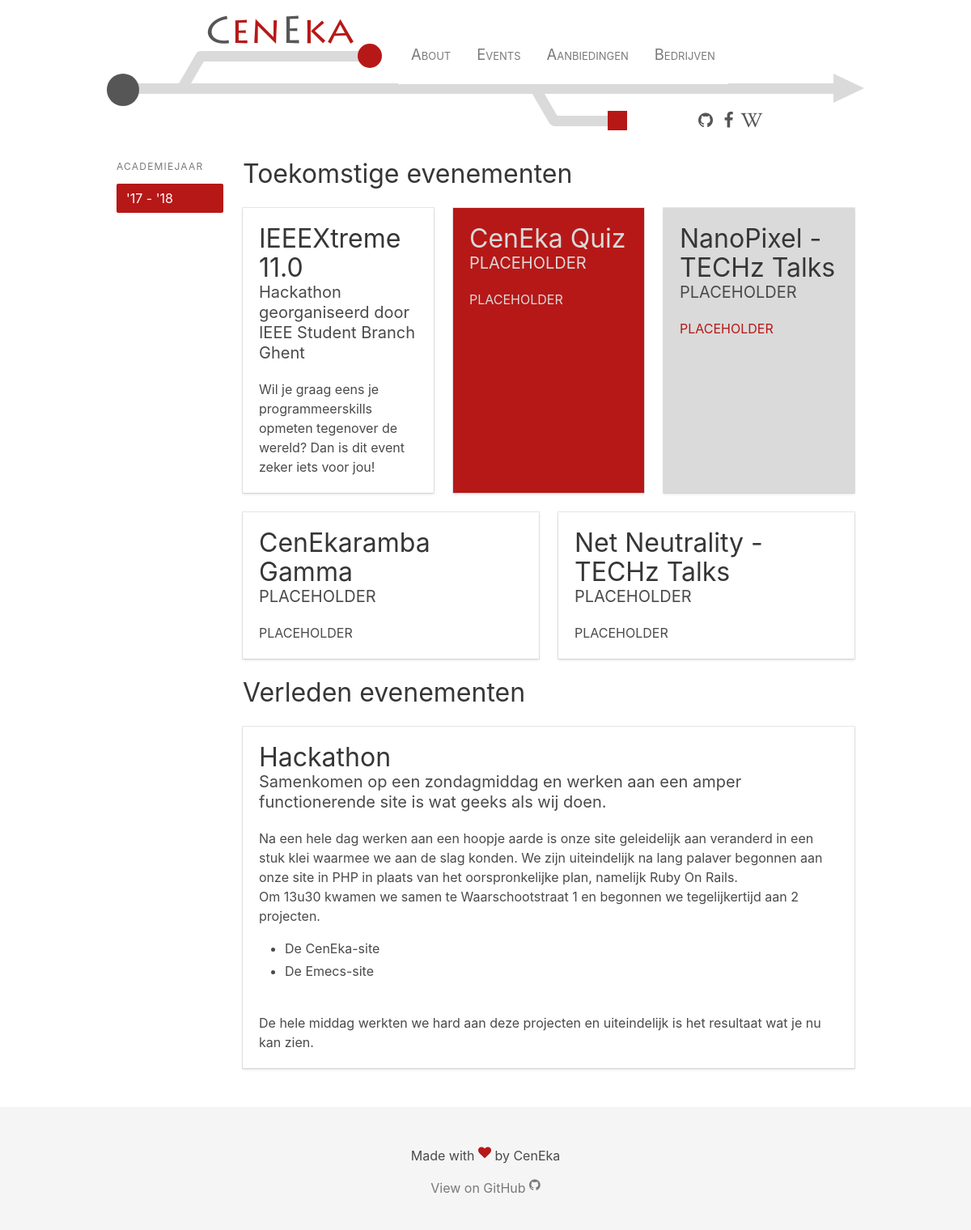
Screenshot of /events/ with the database file from the repository.
### tables this page shows
CREATE TABLE "events" (
	`id`	INTEGER UNIQUE,
	`name`	TEXT,
	`shortName`	TEXT,
	`description`	TEXT,
	`teaser`	TEXT,
	`info`	TEXT,
	`startTime`	TEXT,
	`endTime`	TEXT,
	`images`	TEXT,
	`location`	TEXT,
	`locationUrl`	TEXT,
	`facebookUrl`	TEXT,
	`longDescription`	TEXT,
	PRIMARY KEY(`id`)
);

### index.php (called while the page is built, shortened)
<?php
$path = ltrim($_SERVER['REQUEST_URI'], '/');
$path = rtrim($path, '/');
$elements = explode('/', $path);
if (empty($elements[0])) {
    include 'views/home.php';
} else if (sizeof($elements) == 1) {
    switch (array_shift($elements)) {
        case 'events':
            include 'views/events.php';
            break;
    }
} else if (sizeof($elements) == 2) {
    switch (array_shift($elements)) {
        case 'events':
            go_to_event($elements);
            break;
        default:
            $descriptor = "404 Not Found";
            header('HTTP/1.1 404 Not Found');
            include 'views/404.php';
    }
} else {
    $descriptor = "404 Not Found";
    header('HTTP/1.1 404 Not Found');
    include 'views/404.php';
}
?>

### views/events.php (the view, shortened to what this page needs)
<?php
include_once 'layouts/main/header.php';
?>
<?php
try {
    $db = new PDO('sqlite:.events.sqlite');
    $sql = 'SELECT * FROM events WHERE endTime > :currentTime ORDER BY :orderColumn';
    $statement = $db->prepare($sql);
    $statement->execute(array(':orderColumn' => 'startTime', ':currentTime' => date('Y-m-d H:i:s')));
    $futureEvents = $statement->fetchAll(PDO::FETCH_CLASS, 'Event');
    $sql = 'SELECT * FROM events WHERE endTime <= :currentTime ORDER BY :orderColumn';
    $statement = $db->prepare($sql);
    $statement->execute(array(':orderColumn' => 'startTime', ':currentTime' => date('Y-m-d H:i:s')));
    $pastEvents = $statement->fetchAll(PDO::FETCH_CLASS, 'Event');
} catch (Exception $e) {
    exit(header("Location: /500/"));
}
$classes = ["", " ceneka-red", " ceneka-grey", ""];
?>
<div id="events">
    <div class="columns">
        <div class="column is-2 is-narrow">
            <aside class="menu">
                <p class="menu-label">Academiejaar</p>
                <ul class="menu-list">
                    <li>
                        <a href="" class="is-active">'17 - '18</a>
                    </li>
                </ul>
            </aside>
        </div>
        <div class="column">
            <?php
            if (!empty($futureEvents)) {
            ?>
            <div class="content"><h1>Toekomstige evenementen</h1></div>
            <?php
            }
            for ($i = 0; $i < sizeof($futureEvents); $i++) {
                $event = $futureEvents[$i];
                if ($i % 3 == 0) {
                    ?><div class="tile is-ancestor"><?php
                }
                ?>
                <div class="tile is-parent">
                    <div class="tile is-child box<?php print $classes[$i % 4]; ?>" onclick="location.href='/events/<?php print $event->shortName; ?>'" style="cursor: pointer;">
                        <article class="content">
                            <h1 class="title"><?php print $event->name; ?></h1>
                            <p class="subtitle"><?php print $event->description; ?></p>
                            <p><?php print $event->teaser; ?></p>
                        </article>
                    </div>
                </div>
                <?php
                if ($i % 3 == 2) {
                    ?></div><?php
                }
            }
            if (sizeof($futureEvents) % 3 != 0) {
                print "</div>";
            }
            if (!empty($pastEvents)) {
            ?>
            <div class="content"><h1>Verleden evenementen</h1></div>
            <?php
            }
            for ($i = 0; $i < sizeof($pastEvents); $i++) {
                $event = $pastEvents[$i];
                if ($i % 3 == 0) {
                    ?><div class="tile is-ancestor"><?php
                }
                ?>
                <div class="tile is-parent">
                    <div class="tile is-child box<?php print $classes[$i % 4]; ?>" onclick="location.href='/events/<?php print $event->shortName; ?>'" style="cursor: pointer;">
                        <article class="content">
                            <h1 class="title"><?php print $event->name; ?></h1>
                            <p class="subtitle"><?php print $event->description; ?></p>
                            <p><?php print $event->teaser; ?></p>
                        </article>
                    </div>
                </div>
                    ?></div><?php
            }
            if (sizeof($pastEvents) % 3 != 0) {
                print "</div>";
            }
            ?>
        </div>
    </div>
</div>
<?php include_once 'layouts/main/footer.php' ?>

### assets/stylesheets/main.css (style rules this page uses)
body.site { overflow-x:hidden; display:-webkit-box; display:-ms-flexbox; display:flex; min-height:100vh; -webkit-box-orient:vertical; -webkit-box-direction:normal; -ms-flex-direction:column; flex-direction:column; }

### rows the page displays
events: name "IEEEXtreme 11.0", description "Hackathon georganiseerd door IEEE Student Branch Ghent", teaser "Wil je graag eens je programmeerskills opmeten tegenover de wereld? Dan is dit event zeker iets voor jou!"
events: name "CenEka Quiz", description "PLACEHOLDER", teaser "PLACEHOLDER"
events: name "NanoPixel - TECHz Talks", description "PLACEHOLDER", teaser "PLACEHOLDER"
events: name "CenEkaramba Gamma", description "PLACEHOLDER", teaser "PLACEHOLDER"
events: name "Net Neutrality - TECHz Talks", description "PLACEHOLDER", teaser "PLACEHOLDER"
events: name "Hackathon", description "Samenkomen op een zondagmiddag en werken aan een amper functionerende site is wat geeks als wij doen.", teaser "Na een hele dag werken aan een hoopje aarde is onze site geleidelijk aan veranderd in een stuk klei waarmee we aan de slag konden. We zijn uiteindelijk na lang palaver begonnen aan onze site in PHP in plaats van het oorspronkelijke plan, namelijk Ruby On Rails. Om 13u30 kwamen we samen te Waarschootstraat 1 en begonnen we tegelijkertijd aan 2 projecten. De CenEka-site De Emecs-site De hele middag werkten we hard aan deze projecten en uiteindelijk is het resultaat wat je nu kan zien."
